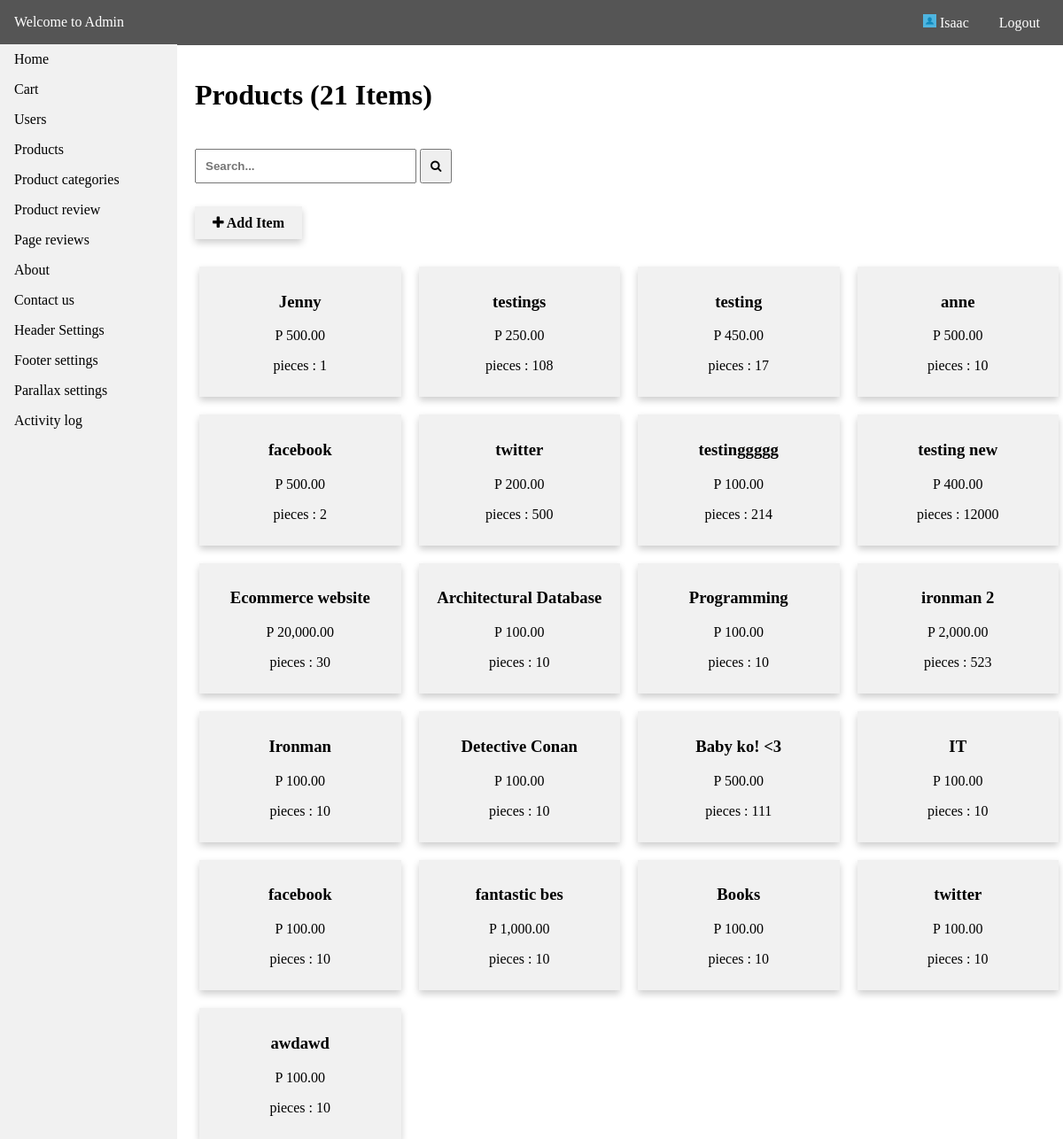
Screenshot of /admin/products.php (signed in) with the database file from the repository.
### tables this page shows
CREATE TABLE `tbl_menus` (
  `id` int(11) NOT NULL,
  `menu_name` varchar(255) NOT NULL,
  `menu_link` varchar(255) NOT NULL,
  `date_created` datetime NOT NULL DEFAULT CURRENT_TIMESTAMP
);

CREATE TABLE `tbl_stack` (
  `id` int(11) NOT NULL,
  `ref_id` int(11) NOT NULL,
  `title` varchar(50) DEFAULT NULL,
  `category` varchar(255) NOT NULL,
  `price` int(20) NOT NULL,
  `quantity` int(20) NOT NULL,
  `title_desc` varchar(50) DEFAULT NULL,
  `image` varchar(255) NOT NULL,
  `some_text` varchar(50) DEFAULT NULL,
  `description` text,
  `date_created` datetime NOT NULL DEFAULT CURRENT_TIMESTAMP
);

### api/dbh.php (called while the page is built, shortened)
<?php
class dbh {
    public function __construct() {
        $this->servername = HOST;
        $this->username = USER;
        $this->password = PASS;
        $this->dbname = DBNAME;
        $this->conn = mysqli_connect($this->servername,$this->username,$this->password,$this->dbname);
    }
}
?>

### config.php (called while the page is built, shortened)
<?php
include API.'dbh.php';
include API.'viewUser.php';
$viewUser = new ViewUser;
?>

### api/viewUser.php (called while the page is built, shortened)
<?php
class ViewUser extends User {
    public function get_data($get_table) {
        $query = "SELECT * FROM ".$get_table." ORDER BY id DESC";
        $res = mysqli_query($this->conn,$query);
        return $res;
    }
    public function get_query($query) {
        $res = mysqli_query($this->conn,$query);
        return $res;
    }
}
?>

### admin/products.php (the view, shortened to what this page needs)
<?php
include '../config.php';
?>
<!DOCTYPE html>
<html>
<head>
    <link rel="stylesheet" type="text/css" media="screen" href="admin_css/main.css" />
    <link rel="stylesheet" href="https://cdnjs.cloudflare.com/ajax/libs/font-awesome/4.7.0/css/font-awesome.min.css">
</head>
<body>
<?php
include 'require/nav.php';
$res = $viewUser->get_data("tbl_stack");
    $count = $res->num_rows;
?>
<div class="container">
    <br>
<h1><a style="color:#000;text-decoration:none;" href="products.php">Products (<?php echo $count; ?> Items)</a></h1>
    <div class="search">
      <form method="GET">
        <input style="margin-top:20px;" type="text" placeholder="Search..." name="query">
        <button type="submit" name="searchbtn"><i class="fa fa-search"></i></button>
      </form>
    </div><br><br>
    <div class="addbtn">
    <a style="" href="product_create.php"><i class="fa fa-plus"></i> Add Item</a></div>
    <div class="content">
        <div class="row">
        <?php
        if (isset($_GET['query'])) {
            $term = $_GET['query'];
            $table = "tbl_stack";
            $search = "title";
            $result = $viewUser->search($term,$table,$search);
            $num_result = $result->num_rows;
            if ($num_result > 0) {
                    if ($num_result > 1)
                    {
                      $item = "items";
                    }
                    else {
                      $item = "item";
                    }
                    echo '<h3 style="color:green;">Results: "'.$term.'" ('.$num_result.' '.$item.')</h3>';
                while($row = $result->fetch_assoc()) {
                    $title = $row['title'];
                    $author = $row['title_desc'];
                    $id = $row['id'];
                    ?>
                    <div class="column">
                        <a href="product_details.php?id=<?php echo $id;?>">
                            <div class="card">
                                <h3><?php echo $title; ?></h3>
                                <p>by: <?php echo $author; ?></p>
                            </div>
                        </a>
                    </div>
                    <?php
                }
            }
            else {
                echo '<h3 style="color:red;">No Records Found </h3> &nbsp';
            }
        }
        else {
            $table = "tbl_stack";
            $res = $viewUser->get_data($table);
            while ($row = $res->fetch_assoc()) {
                $title = $row['title'];
                $money = $row['price'];
                $qty = $row['quantity'];
                $author = number_format($money,2);
                $id = $row['id'];
        ?>
            <div class="column">
                <a href="product_details.php?id=<?php echo $id;?>">
                    <div class="card">
                        <h3><?php echo $title; ?></h3>
                        <p>P <?php echo $author; ?></p>
                        <p>pieces : <?php echo $qty; ?></p>
                    </div>
                </a>
            </div>
        <?php
        }
        }
        ?>
    </div>
    </div>
</div>
</body>
</html>

### admin/require/nav.php (shortened to what this page needs)
<div class="header">
    <p><a style="color:#fff;text-decoration:none;" href="<?php echo ADMIN_URL.'home.php';?>">Welcome to Admin</a></p>
    <div class="head-content">
        <p style="cursor:pointer;"><img src="<?php echo BASE_URL; ?>image/sample-image.jpg" style="height:15px;width:15px;" alt=""> <?php echo $_SESSION["admin"]; ?></p>
        <p><a style="color:#fff;text-decoration:none;" href="<?php echo ADMIN_URL.'logout.php';?>">Logout</a></p>
    </div>
</div>
<nav class="navi">
    <ul>
        <li><a href="<?php echo ADMIN_URL.'home.php';?>">Home</a></li>
    <?php
        $tbl = "SELECT * FROM tbl_menus";
        $res = $viewUser->get_query($tbl);
        while($row = $res->fetch_assoc()) {
            $menu = $row['menu_name'];
            $link = $row['menu_link'];
    ?>
        <li><a href="<?php echo ADMIN_URL.$link.'.php'; ?>"><?php echo ucfirst($menu); ?></a></li>
    <?php
        }
    ?>
    </ul>
</nav>

### admin/admin_css/main.css (style rules this page uses)
html { scroll-behavior: smooth; }
* { box-sizing: border-box; }
body { margin: 0; font-family: Cambria, Cochin, Georgia, Times, 'Times New Roman', serif; }
ul { list-style-type: none; margin: 0; padding: 0; width: 200px; top: 50px; background-color: #f1f1f1; position: fixed; height: 100%; overflow: auto; }
li a { display: block; color: #000; padding: 8px 16px; text-decoration: none; }
.header { background-color: #555; color:white; display: inline-block; width: 100%; position:fixed; top:0; padding: 16px; }
.header p { display: inline; }
.container { margin-top: 50px; margin-left: 220px; }
.content { margin-top: 20px; }
.head-content { float:right; }
.head-content p { margin-left: 10px; padding: 10px; }
.column { float: left; width: 25%; margin-top: 20px; padding: 0 10px; }
.row { margin: 0 -5px; }
.row:after { content: ""; display: table; clear: both; }
.search input[type=text] { width: 250px; padding: 10px; font-weight: bold; }
.search button[type=submit] { padding: 10px; }
.card { box-shadow: 0 4px 8px 0 rgba(0, 0, 0, 0.2); padding: 10px; text-align: center; background-color: #f1f1f1; }
.column a { text-decoration: none; color: #000000; }
.addbtn a { padding: 10px 20px; background-color:#f1f1f1; text-decoration:none; font-weight: bold; color:#000; box-shadow: 0 4px 8px 0 rgba(0, 0, 0, 0.2); }

### rows the page displays
tbl_menus: menu_name "Cart"
tbl_menus: menu_name "Users"
tbl_menus: menu_name "Products"
tbl_menus: menu_name "Product categories"
tbl_menus: menu_name "Product review"
tbl_menus: menu_name "Page reviews"
tbl_menus: menu_name "About"
tbl_menus: menu_name "Contact us"
tbl_menus: menu_name "Header Settings"
tbl_menus: menu_name "Footer settings"
tbl_menus: menu_name "Parallax settings"
tbl_menus: menu_name "Activity log"
tbl_stack: title "Jenny", price "500.00", quantity "1"
tbl_stack: title "testings", price "250.00", quantity "108"
tbl_stack: title "testing", price "450.00", quantity "17"
tbl_stack: title "anne", price "500.00", quantity "10"
tbl_stack: title "facebook", price "500.00", quantity "2"
tbl_stack: title "twitter", price "200.00", quantity "500"
tbl_stack: title "testinggggg", price "100.00", quantity "214"
tbl_stack: title "testing new", price "400.00", quantity "12000"
tbl_stack: title "Ecommerce website", price "20,000.00", quantity "30"
tbl_stack: title "Architectural Database", price "100.00", quantity "10"
tbl_stack: title "Programming", price "100.00", quantity "10"
tbl_stack: title "ironman 2", price "2,000.00", quantity "523"
tbl_stack: title "Ironman", price "100.00", quantity "10"
tbl_stack: title "Detective Conan", price "100.00", quantity "10"
tbl_stack: title "Baby ko! <3", price "500.00", quantity "111"
tbl_stack: title "IT", price "100.00", quantity "10"
tbl_stack: title "facebook", price "100.00", quantity "10"
tbl_stack: title "fantastic bes", price "1,000.00", quantity "10"
tbl_stack: title "Books", price "100.00", quantity "10"
tbl_stack: title "twitter", price "100.00", quantity "10"
tbl_stack: title "awdawd", price "100.00", quantity "10"

### other values shown
$_SESSION["admin"] "Isaac"
$count "21"
